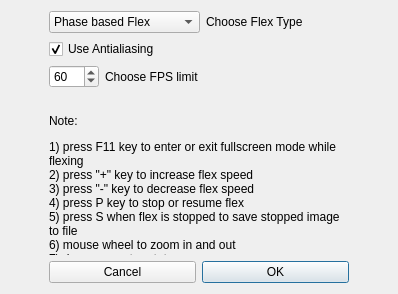
<?xml version="1.0" encoding="UTF-8"?>
<ui version="4.0">
 <class>FlexDialog</class>
 <widget class="QDialog" name="FlexDialog">
  <property name="geometry">
   <rect>
    <x>0</x>
    <y>0</y>
    <width>398</width>
    <height>294</height>
   </rect>
  </property>
  <property name="windowTitle">
   <string>FlexDialog</string>
  </property>
  <property name="locale">
   <locale language="English" country="UnitedStates"/>
  </property>
  <layout class="QGridLayout" name="gridLayout">
   <item row="2" column="1">
    <spacer name="verticalSpacer_3">
     <property name="orientation">
      <enum>Qt::Vertical</enum>
     </property>
     <property name="sizeHint" stdset="0">
      <size>
       <width>20</width>
       <height>40</height>
      </size>
     </property>
    </spacer>
   </item>
   <item row="3" column="1">
    <layout class="QHBoxLayout" name="horizontalLayout_3">
     <item>
      <widget class="QPushButton" name="cancelButton">
       <property name="text">
        <string>Cancel</string>
       </property>
      </widget>
     </item>
     <item>
      <widget class="QPushButton" name="okButton">
       <property name="text">
        <string>OK</string>
       </property>
       <property name="default">
        <bool>true</bool>
       </property>
      </widget>
     </item>
    </layout>
   </item>
   <item row="0" column="0">
    <spacer name="horizontalSpacer">
     <property name="orientation">
      <enum>Qt::Horizontal</enum>
     </property>
     <property name="sizeHint" stdset="0">
      <size>
       <width>40</width>
       <height>20</height>
      </size>
     </property>
    </spacer>
   </item>
   <item row="0" column="1">
    <layout class="QVBoxLayout" name="verticalLayout">
     <item>
      <layout class="QHBoxLayout" name="horizontalLayout">
       <item>
        <widget class="QComboBox" name="flexBaseCombo">
         <item>
          <property name="text">
           <string>Phase based Flex</string>
          </property>
         </item>
         <item>
          <property name="text">
           <string>Frequency based Flex</string>
          </property>
         </item>
        </widget>
       </item>
       <item>
        <widget class="QLabel" name="FlexTypeLabel">
         <property name="text">
          <string>Choose Flex Type</string>
         </property>
         <property name="alignment">
          <set>Qt::AlignLeading|Qt::AlignLeft|Qt::AlignVCenter</set>
         </property>
        </widget>
       </item>
      </layout>
     </item>
     <item>
      <widget class="QCheckBox" name="antialiasingCheckBox">
       <property name="text">
        <string>Use Antialiasing</string>
       </property>
       <property name="checked">
        <bool>true</bool>
       </property>
      </widget>
     </item>
     <item>
      <layout class="QHBoxLayout" name="horizontalLayout_4">
       <item>
        <widget class="QSpinBox" name="FPSSpinBox">
         <property name="maximumSize">
          <size>
           <width>50</width>
           <height>16777215</height>
          </size>
         </property>
         <property name="minimum">
          <number>20</number>
         </property>
         <property name="maximum">
          <number>144</number>
         </property>
         <property name="value">
          <number>60</number>
         </property>
        </widget>
       </item>
       <item>
        <widget class="QLabel" name="label_2">
         <property name="text">
          <string>Choose FPS limit</string>
         </property>
        </widget>
       </item>
      </layout>
     </item>
     <item>
      <spacer name="verticalSpacer_2">
       <property name="orientation">
        <enum>Qt::Vertical</enum>
       </property>
       <property name="sizeType">
        <enum>QSizePolicy::Fixed</enum>
       </property>
       <property name="sizeHint" stdset="0">
        <size>
         <width>20</width>
         <height>20</height>
        </size>
       </property>
      </spacer>
     </item>
     <item>
      <widget class="QLabel" name="label_3">
       <property name="minimumSize">
        <size>
         <width>300</width>
         <height>0</height>
        </size>
       </property>
       <property name="text">
        <string>&lt;html&gt;&lt;head/&gt;&lt;body&gt;&lt;p&gt;Note: &lt;/p&gt;&lt;p&gt;1) press F11 key to enter or exit fullscreen mode while flexing&lt;br/&gt;2) press &amp;quot;+&amp;quot; key to increase flex speed&lt;br/&gt;3) press &amp;quot;-&amp;quot; key to decrease flex speed&lt;br/&gt;4) press P key to stop or resume flex&lt;br/&gt;5) press S when flex is stopped to save stopped image to file&lt;br/&gt;6) mouse wheel to zoom in and out&lt;br/&gt;7) drag mouse to rotate&lt;/p&gt;&lt;/body&gt;&lt;/html&gt;</string>
       </property>
       <property name="alignment">
        <set>Qt::AlignLeading|Qt::AlignLeft|Qt::AlignVCenter</set>
       </property>
       <property name="wordWrap">
        <bool>true</bool>
       </property>
      </widget>
     </item>
    </layout>
   </item>
   <item row="0" column="2">
    <spacer name="horizontalSpacer_2">
     <property name="orientation">
      <enum>Qt::Horizontal</enum>
     </property>
     <property name="sizeHint" stdset="0">
      <size>
       <width>40</width>
       <height>20</height>
      </size>
     </property>
    </spacer>
   </item>
  </layout>
 </widget>
 <layoutdefault spacing="6" margin="11"/>
 <resources/>
 <connections>
  <connection>
   <sender>okButton</sender>
   <signal>clicked()</signal>
   <receiver>FlexDialog</receiver>
   <slot>accept()</slot>
   <hints>
    <hint type="sourcelabel">
     <x>302</x>
     <y>277</y>
    </hint>
    <hint type="destinationlabel">
     <x>312</x>
     <y>-11</y>
    </hint>
   </hints>
  </connection>
  <connection>
   <sender>cancelButton</sender>
   <signal>clicked()</signal>
   <receiver>FlexDialog</receiver>
   <slot>reject()</slot>
   <hints>
    <hint type="sourcelabel">
     <x>184</x>
     <y>277</y>
    </hint>
    <hint type="destinationlabel">
     <x>168</x>
     <y>-9</y>
    </hint>
   </hints>
  </connection>
  <connection>
   <sender>antialiasingCheckBox</sender>
   <signal>stateChanged(int)</signal>
   <receiver>FlexDialog</receiver>
   <slot>useAntialiasingState(int)</slot>
   <hints>
    <hint type="sourcelabel">
     <x>133</x>
     <y>76</y>
    </hint>
    <hint type="destinationlabel">
     <x>55</x>
     <y>-13</y>
    </hint>
   </hints>
  </connection>
  <connection>
   <sender>flexBaseCombo</sender>
   <signal>currentIndexChanged(int)</signal>
   <receiver>FlexDialog</receiver>
   <slot>changeBase(int)</slot>
   <hints>
    <hint type="sourcelabel">
     <x>213</x>
     <y>20</y>
    </hint>
    <hint type="destinationlabel">
     <x>213</x>
     <y>-8</y>
    </hint>
   </hints>
  </connection>
  <connection>
   <sender>FPSSpinBox</sender>
   <signal>valueChanged(int)</signal>
   <receiver>FlexDialog</receiver>
   <slot>setFPS(int)</slot>
   <hints>
    <hint type="sourcelabel">
     <x>138</x>
     <y>100</y>
    </hint>
    <hint type="destinationlabel">
     <x>83</x>
     <y>-9</y>
    </hint>
   </hints>
  </connection>
 </connections>
 <slots>
  <slot>setBrush(int)</slot>
  <slot>changeBase(int)</slot>
  <slot>useAntialiasingState(int)</slot>
  <slot>setFPS(int)</slot>
 </slots>
</ui>
